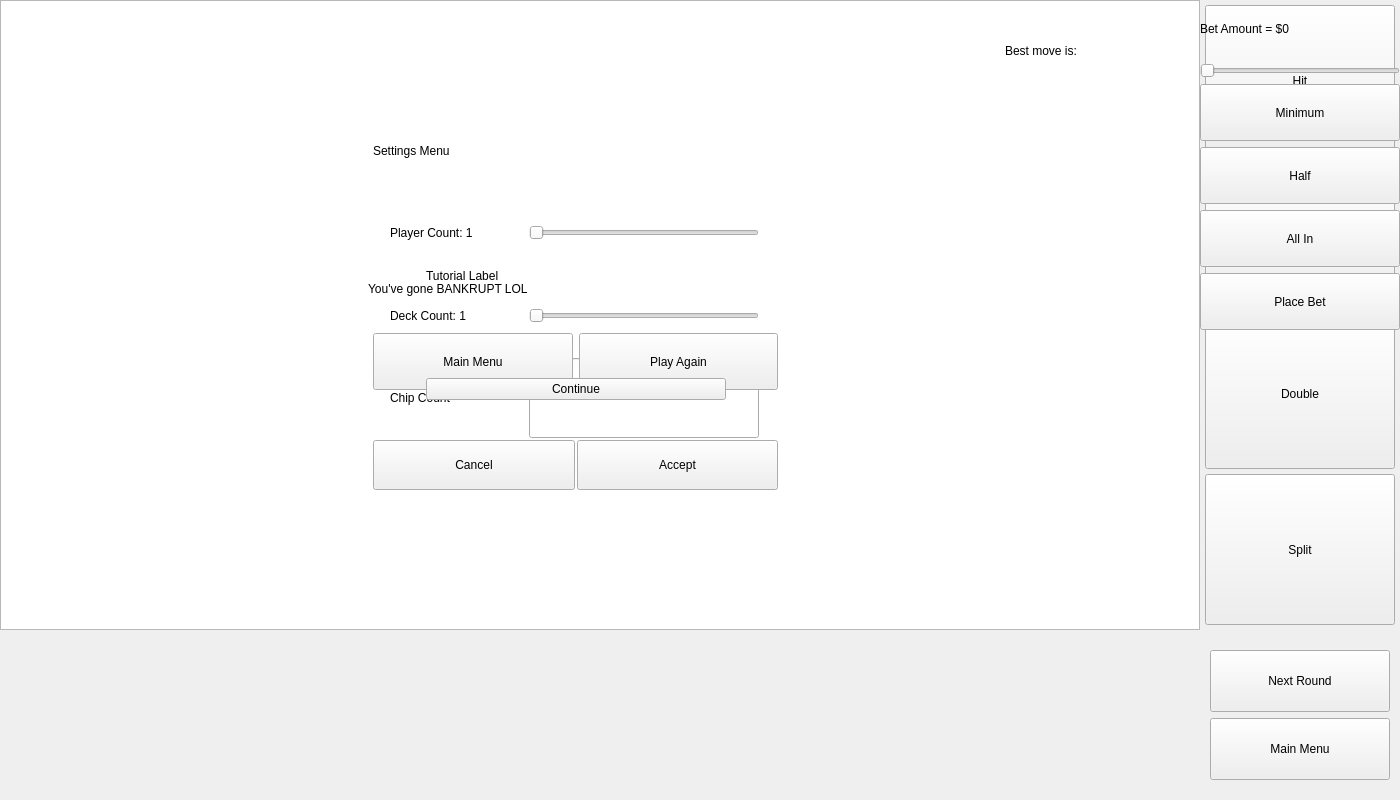
    <widget class="QWidget" name="blackjackScreen">
     <property name="sizePolicy">
      <sizepolicy hsizetype="Fixed" vsizetype="Fixed">
       <horstretch>0</horstretch>
       <verstretch>0</verstretch>
      </sizepolicy>
     </property>
     <property name="minimumSize">
      <size>
       <width>1400</width>
       <height>800</height>
      </size>
     </property>
     <property name="maximumSize">
      <size>
       <width>1400</width>
       <height>800</height>
      </size>
     </property>
     <widget class="QWidget" name="table" native="true">
      <property name="geometry">
       <rect>
        <x>0</x>
        <y>0</y>
        <width>1200</width>
        <height>630</height>
       </rect>
      </property>
      <property name="sizePolicy">
       <sizepolicy hsizetype="Minimum" vsizetype="Minimum">
        <horstretch>0</horstretch>
        <verstretch>0</verstretch>
       </sizepolicy>
      </property>
      <property name="minimumSize">
       <size>
        <width>1200</width>
        <height>630</height>
       </size>
      </property>
      <property name="maximumSize">
       <size>
        <width>1200</width>
        <height>630</height>
       </size>
      </property>
      <widget class="QGraphicsView" name="coinAnimView">
       <property name="geometry">
        <rect>
         <x>0</x>
         <y>0</y>
         <width>1200</width>
         <height>630</height>
        </rect>
       </property>
      </widget>
     </widget>
     <widget class="QWidget" name="gamePlayButtons" native="true">
      <property name="geometry">
       <rect>
        <x>1200</x>
        <y>0</y>
        <width>200</width>
        <height>630</height>
       </rect>
      </property>
      <property name="sizePolicy">
       <sizepolicy hsizetype="Minimum" vsizetype="Minimum">
        <horstretch>0</horstretch>
        <verstretch>0</verstretch>
       </sizepolicy>
      </property>
      <property name="minimumSize">
       <size>
        <width>200</width>
        <height>630</height>
       </size>
      </property>
      <property name="maximumSize">
       <size>
        <width>0</width>
        <height>75</height>
       </size>
      </property>
      <layout class="QVBoxLayout" name="verticalLayout_3">
       <property name="spacing">
        <number>5</number>
       </property>
       <property name="leftMargin">
        <number>5</number>
       </property>
       <property name="topMargin">
        <number>5</number>
       </property>
       <property name="rightMargin">
        <number>5</number>
       </property>
       <property name="bottomMargin">
        <number>5</number>
       </property>
       <item>
        <widget class="QPushButton" name="hitButton">
         <property name="sizePolicy">
          <sizepolicy hsizetype="Minimum" vsizetype="Minimum">
           <horstretch>0</horstretch>
           <verstretch>0</verstretch>
          </sizepolicy>
         </property>
         <property name="minimumSize">
          <size>
           <width>169</width>
           <height>0</height>
          </size>
         </property>
         <property name="text">
          <string>Hit</string>
         </property>
        </widget>
       </item>
       <item>
        <widget class="QPushButton" name="standButton">
         <property name="sizePolicy">
          <sizepolicy hsizetype="Minimum" vsizetype="Minimum">
           <horstretch>0</horstretch>
           <verstretch>0</verstretch>
          </sizepolicy>
         </property>
         <property name="minimumSize">
          <size>
           <width>168</width>
           <height>0</height>
          </size>
         </property>
         <property name="text">
          <string>Stand</string>
         </property>
        </widget>
       </item>
       <item>
        <widget class="QPushButton" name="doubleButton">
         <property name="sizePolicy">
          <sizepolicy hsizetype="Minimum" vsizetype="Minimum">
           <horstretch>0</horstretch>
           <verstretch>0</verstretch>
          </sizepolicy>
         </property>
         <property name="minimumSize">
          <size>
           <width>168</width>
           <height>0</height>
          </size>
         </property>
         <property name="text">
          <string>Double</string>
         </property>
        </widget>
       </item>
       <item>
        <widget class="QPushButton" name="splitButton">
         <property name="sizePolicy">
          <sizepolicy hsizetype="Minimum" vsizetype="Minimum">
           <horstretch>0</horstretch>
           <verstretch>0</verstretch>
          </sizepolicy>
         </property>
         <property name="minimumSize">
          <size>
           <width>169</width>
           <height>0</height>
          </size>
         </property>
         <property name="text">
          <string>Split</string>
         </property>
        </widget>
       </item>
      </layout>
     </widget>
     <widget class="QWidget" name="settingsPopUp" native="true">
      <property name="geometry">
       <rect>
        <x>363</x>
        <y>100</y>
        <width>425</width>
        <height>400</height>
       </rect>
      </property>
      <property name="minimumSize">
       <size>
        <width>0</width>
        <height>0</height>
       </size>
      </property>
      <layout class="QVBoxLayout" name="verticalLayout">
       <property name="spacing">
        <number>2</number>
       </property>
       <property name="leftMargin">
        <number>10</number>
       </property>
       <property name="topMargin">
        <number>10</number>
       </property>
       <property name="rightMargin">
        <number>10</number>
       </property>
       <property name="bottomMargin">
        <number>10</number>
       </property>
       <item>
        <widget class="QLabel" name="settingsMenuTitle">
         <property name="text">
          <string>Settings Menu</string>
         </property>
        </widget>
       </item>
       <item>
        <layout class="QHBoxLayout" name="playerCountSettingsVerticalLayout">
         <item>
          <widget class="QLabel" name="playerCountTextSettingsLabel">
           <property name="sizePolicy">
            <sizepolicy hsizetype="Minimum" vsizetype="Minimum">
             <horstretch>0</horstretch>
             <verstretch>0</verstretch>
            </sizepolicy>
           </property>
           <property name="minimumSize">
            <size>
             <width>80</width>
             <height>0</height>
            </size>
           </property>
           <property name="maximumSize">
            <size>
             <width>120</width>
             <height>16777215</height>
            </size>
           </property>
           <property name="text">
            <string>Player Count: 1</string>
           </property>
          </widget>
         </item>
         <item>
          <widget class="QSlider" name="playerCountSettingsSlider">
           <property name="sizePolicy">
            <sizepolicy hsizetype="Fixed" vsizetype="Minimum">
             <horstretch>0</horstretch>
             <verstretch>0</verstretch>
            </sizepolicy>
           </property>
           <property name="minimumSize">
            <size>
             <width>230</width>
             <height>0</height>
            </size>
           </property>
           <property name="minimum">
            <number>1</number>
           </property>
           <property name="maximum">
            <number>5</number>
           </property>
           <property name="orientation">
            <enum>Qt::Orientation::Horizontal</enum>
           </property>
          </widget>
         </item>
        </layout>
       </item>
       <item>
        <layout class="QHBoxLayout" name="deckCountSettingsVericalLayout">
         <item>
          <widget class="QLabel" name="deckCountTextSettingsLabel">
           <property name="sizePolicy">
            <sizepolicy hsizetype="Minimum" vsizetype="Minimum">
             <horstretch>0</horstretch>
             <verstretch>0</verstretch>
            </sizepolicy>
           </property>
           <property name="minimumSize">
            <size>
             <width>80</width>
             <height>0</height>
            </size>
           </property>
           <property name="maximumSize">
            <size>
             <width>120</width>
             <height>16777215</height>
            </size>
           </property>
           <property name="text">
            <string>Deck Count: 1</string>
           </property>
          </widget>
         </item>
         <item>
          <widget class="QSlider" name="deckCountSettingsSlider">
           <property name="sizePolicy">
            <sizepolicy hsizetype="Fixed" vsizetype="Minimum">
             <horstretch>0</horstretch>
             <verstretch>0</verstretch>
            </sizepolicy>
           </property>
           <property name="minimumSize">
            <size>
             <width>230</width>
             <height>0</height>
            </size>
           </property>
           <property name="minimum">
            <number>1</number>
           </property>
           <property name="maximum">
            <number>8</number>
           </property>
           <property name="orientation">
            <enum>Qt::Orientation::Horizontal</enum>
           </property>
          </widget>
         </item>
        </layout>
       </item>
       <item>
        <layout class="QHBoxLayout" name="chipCountSettingsVericalLayout">
         <property name="leftMargin">
          <number>0</number>
         </property>
         <item>
          <widget class="QLabel" name="chipCountTextSettingsLabel">
           <property name="sizePolicy">
            <sizepolicy hsizetype="Minimum" vsizetype="Minimum">
             <horstretch>0</horstretch>
             <verstretch>0</verstretch>
            </sizepolicy>
           </property>
           <property name="minimumSize">
            <size>
             <width>80</width>
             <height>0</height>
            </size>
           </property>
           <property name="maximumSize">
            <size>
             <width>120</width>
             <height>16777215</height>
            </size>
           </property>
           <property name="text">
            <string>Chip Count</string>
           </property>
          </widget>
         </item>
         <item>
          <widget class="QLineEdit" name="chipCountSettingsLineEdit">
           <property name="sizePolicy">
            <sizepolicy hsizetype="Fixed" vsizetype="Minimum">
             <horstretch>0</horstretch>
             <verstretch>0</verstretch>
            </sizepolicy>
           </property>
           <property name="minimumSize">
            <size>
             <width>230</width>
             <height>0</height>
            </size>
           </property>
           <property name="text">
            <string/>
           </property>
          </widget>
         </item>
        </layout>
       </item>
       <item>
        <layout class="QHBoxLayout" name="confirmationSettingsHorizontalLayout">
         <item>
          <widget class="QPushButton" name="cancelSettingsButton">
           <property name="minimumSize">
            <size>
             <width>0</width>
             <height>50</height>
            </size>
           </property>
           <property name="text">
            <string>Cancel</string>
           </property>
          </widget>
         </item>
         <item>
          <widget class="QPushButton" name="acceptSettingsButton">
           <property name="sizePolicy">
            <sizepolicy hsizetype="Minimum" vsizetype="Fixed">
             <horstretch>0</horstretch>
             <verstretch>0</verstretch>
            </sizepolicy>
           </property>
           <property name="minimumSize">
            <size>
             <width>0</width>
             <height>50</height>
            </size>
           </property>
           <property name="text">
            <string>Accept</string>
           </property>
          </widget>
         </item>
        </layout>
       </item>
      </layout>
     </widget>
     <widget class="QWidget" name="bettingArea" native="true">
      <property name="geometry">
       <rect>
        <x>1200</x>
        <y>0</y>
        <width>200</width>
        <height>330</height>
       </rect>
      </property>
      <layout class="QVBoxLayout" name="verticalLayout_2">
       <item>
        <widget class="QLabel" name="betLabel">
         <property name="layoutDirection">
          <enum>Qt::LayoutDirection::RightToLeft</enum>
         </property>
         <property name="text">
          <string>Bet Amount = $0</string>
         </property>
        </widget>
       </item>
       <item>
        <widget class="QSlider" name="betSlider">
         <property name="orientation">
          <enum>Qt::Orientation::Horizontal</enum>
         </property>
        </widget>
       </item>
       <item>
        <widget class="QPushButton" name="minimumBettingButton">
         <property name="sizePolicy">
          <sizepolicy hsizetype="Minimum" vsizetype="Minimum">
           <horstretch>0</horstretch>
           <verstretch>0</verstretch>
          </sizepolicy>
         </property>
         <property name="text">
          <string>Minimum</string>
         </property>
        </widget>
       </item>
       <item>
        <widget class="QPushButton" name="halfButton">
         <property name="sizePolicy">
          <sizepolicy hsizetype="Minimum" vsizetype="Minimum">
           <horstretch>0</horstretch>
           <verstretch>0</verstretch>
          </sizepolicy>
         </property>
         <property name="text">
          <string>Half</string>
         </property>
        </widget>
       </item>
       <item>
        <widget class="QPushButton" name="allInButton">
         <property name="sizePolicy">
          <sizepolicy hsizetype="Minimum" vsizetype="Minimum">
           <horstretch>0</horstretch>
           <verstretch>0</verstretch>
          </sizepolicy>
         </property>
         <property name="text">
          <string>All In</string>
         </property>
        </widget>
       </item>
       <item>
        <widget class="QPushButton" name="placeBetButton">
         <property name="sizePolicy">
          <sizepolicy hsizetype="Minimum" vsizetype="Minimum">
           <horstretch>0</horstretch>
           <verstretch>0</verstretch>
          </sizepolicy>
         </property>
         <property name="text">
          <string>Place Bet</string>
         </property>
        </widget>
       </item>
      </layout>
     </widget>
     <widget class="QWidget" name="continueToNextRound" native="true">
      <property name="geometry">
       <rect>
        <x>1200</x>
        <y>640</y>
        <width>200</width>
        <height>150</height>
       </rect>
      </property>
      <property name="sizePolicy">
       <sizepolicy hsizetype="Fixed" vsizetype="Fixed">
        <horstretch>0</horstretch>
        <verstretch>0</verstretch>
       </sizepolicy>
      </property>
      <property name="minimumSize">
       <size>
        <width>200</width>
        <height>150</height>
       </size>
      </property>
      <property name="maximumSize">
       <size>
        <width>200</width>
        <height>150</height>
       </size>
      </property>
      <property name="sizeIncrement">
       <size>
        <width>200</width>
        <height>0</height>
       </size>
      </property>
      <layout class="QVBoxLayout" name="verticalLayout_4">
       <property name="leftMargin">
        <number>10</number>
       </property>
       <property name="topMargin">
        <number>10</number>
       </property>
       <property name="rightMargin">
        <number>10</number>
       </property>
       <property name="bottomMargin">
        <number>10</number>
       </property>
       <item>
        <widget class="QPushButton" name="nextRound">
         <property name="sizePolicy">
          <sizepolicy hsizetype="Minimum" vsizetype="Minimum">
           <horstretch>0</horstretch>
           <verstretch>0</verstretch>
          </sizepolicy>
         </property>
         <property name="font">
          <font>
           <underline>false</underline>
           <strikeout>false</strikeout>
          </font>
         </property>
         <property name="text">
          <string>Next Round</string>
         </property>
        </widget>
       </item>
       <item>
        <widget class="QPushButton" name="backToMainMenuFromPlay">
         <property name="sizePolicy">
          <sizepolicy hsizetype="Minimum" vsizetype="Minimum">
           <horstretch>0</horstretch>
           <verstretch>0</verstretch>
          </sizepolicy>
         </property>
         <property name="text">
          <string>Main Menu</string>
         </property>
        </widget>
       </item>
      </layout>
     </widget>
     <widget class="QWidget" name="playInfoContainer" native="true">
      <property name="geometry">
       <rect>
        <x>0</x>
        <y>640</y>
        <width>1200</width>
        <height>150</height>
       </rect>
      </property>
      <layout class="QHBoxLayout" name="horizontalLayout_2">
       <property name="leftMargin">
        <number>5</number>
       </property>
       <property name="topMargin">
        <number>5</number>
       </property>
       <property name="rightMargin">
        <number>5</number>
       </property>
       <property name="bottomMargin">
        <number>5</number>
       </property>
       <item>
        <layout class="QHBoxLayout" name="horizontalPlayerInfoLayout">
         <property name="spacing">
          <number>50</number>
         </property>
         <property name="sizeConstraint">
          <enum>QLayout::SizeConstraint::SetFixedSize</enum>
         </property>
         <property name="leftMargin">
          <number>5</number>
         </property>
         <property name="topMargin">
          <number>0</number>
         </property>
         <property name="rightMargin">
          <number>5</number>
         </property>
         <property name="bottomMargin">
          <number>0</number>
         </property>
        </layout>
       </item>
      </layout>
     </widget>
     <widget class="QWidget" name="bankruptcyMenu" native="true">
      <property name="geometry">
       <rect>
        <x>363</x>
        <y>250</y>
        <width>425</width>
        <height>150</height>
       </rect>
      </property>
      <layout class="QVBoxLayout" name="verticalLayout_5">
       <property name="leftMargin">
        <number>5</number>
       </property>
       <property name="topMargin">
        <number>5</number>
       </property>
       <property name="rightMargin">
        <number>5</number>
       </property>
       <property name="bottomMargin">
        <number>5</number>
       </property>
       <item>
        <widget class="QLabel" name="bankruptcyLabel">
         <property name="text">
          <string>You've gone BANKRUPT LOL</string>
         </property>
        </widget>
       </item>
       <item>
        <layout class="QHBoxLayout" name="horizontalLayout">
         <property name="leftMargin">
          <number>5</number>
         </property>
         <property name="topMargin">
          <number>5</number>
         </property>
         <property name="rightMargin">
          <number>5</number>
         </property>
         <property name="bottomMargin">
          <number>5</number>
         </property>
         <item>
          <widget class="QPushButton" name="backToMainMenuFromPlay_2">
           <property name="sizePolicy">
            <sizepolicy hsizetype="Minimum" vsizetype="Minimum">
             <horstretch>0</horstretch>
             <verstretch>0</verstretch>
            </sizepolicy>
           </property>
           <property name="text">
            <string>Main Menu</string>
           </property>
          </widget>
         </item>
         <item>
          <widget class="QPushButton" name="playAgain">
           <property name="sizePolicy">
            <sizepolicy hsizetype="Minimum" vsizetype="Minimum">
             <horstretch>0</horstretch>
             <verstretch>0</verstretch>
            </sizepolicy>
           </property>
           <property name="text">
            <string>Play Again</string>
           </property>
          </widget>
         </item>
        </layout>
       </item>
      </layout>
     </widget>
     <widget class="QWidget" name="tutorialWidget" native="true">
      <property name="geometry">
       <rect>
        <x>426</x>
        <y>179</y>
        <width>300</width>
        <height>221</height>
       </rect>
      </property>
      <layout class="QVBoxLayout" name="verticalLayout_7">
       <item>
        <layout class="QVBoxLayout" name="tutorialVerticalLayout">
         <item>
          <widget class="QLabel" name="tutorialLabel">
           <property name="text">
            <string>Tutorial Label</string>
           </property>
           <property name="wordWrap">
            <bool>true</bool>
           </property>
          </widget>
         </item>
         <item>
          <widget class="QPushButton" name="tutorialContinueButton">
           <property name="text">
            <string>Continue</string>
           </property>
          </widget>
         </item>
        </layout>
       </item>
      </layout>
     </widget>
     <widget class="QWidget" name="practiceBestMoveWidget" native="true">
      <property name="geometry">
       <rect>
        <x>1005</x>
        <y>15</y>
        <width>180</width>
        <height>72</height>
       </rect>
      </property>
      <layout class="QVBoxLayout" name="verticalLayout_6">
       <property name="leftMargin">
        <number>0</number>
       </property>
       <property name="topMargin">
        <number>0</number>
       </property>
       <property name="rightMargin">
        <number>0</number>
       </property>
       <property name="bottomMargin">
        <number>0</number>
       </property>
       <item>
        <widget class="QLabel" name="practiceBestMoveLabel">
         <property name="sizePolicy">
          <sizepolicy hsizetype="Minimum" vsizetype="Minimum">
           <horstretch>180</horstretch>
           <verstretch>72</verstretch>
          </sizepolicy>
         </property>
         <property name="minimumSize">
          <size>
           <width>180</width>
           <height>72</height>
          </size>
         </property>
         <property name="text">
          <string>Best move is:</string>
         </property>
        </widget>
       </item>
      </layout>
     </widget>
    </widget>
